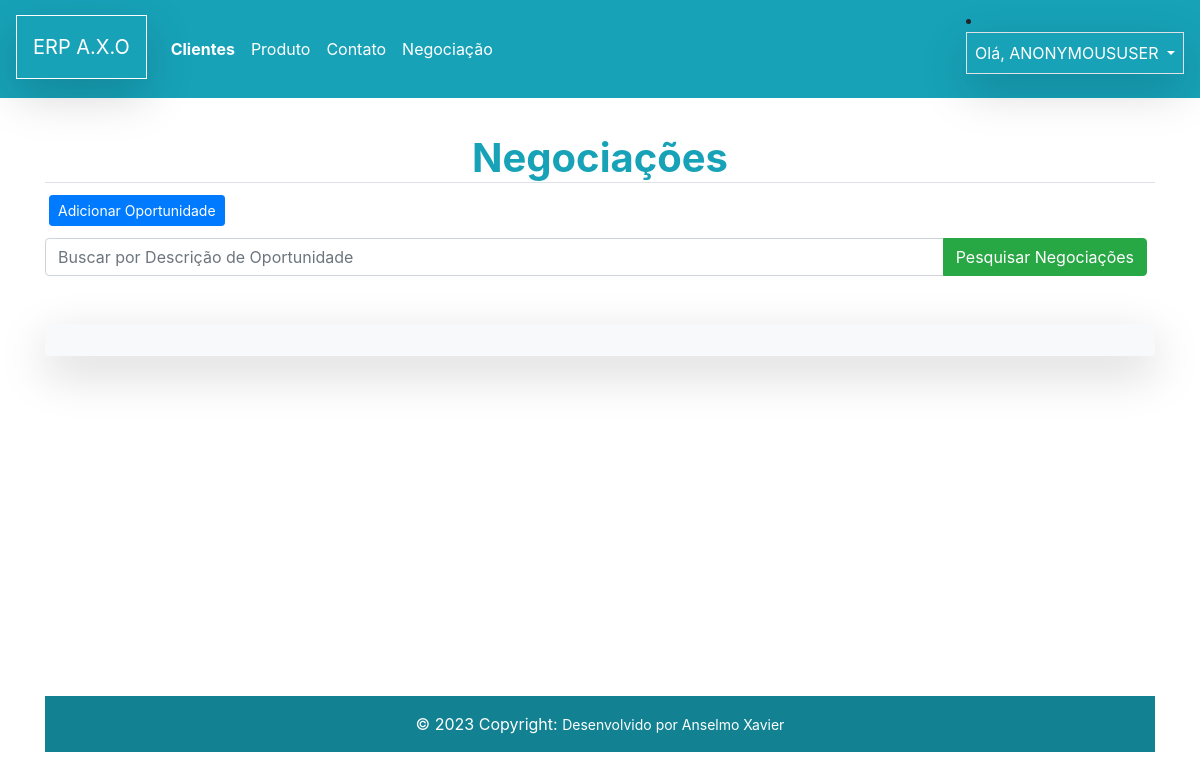
Before: /oportunidade/list/ with the older database file.
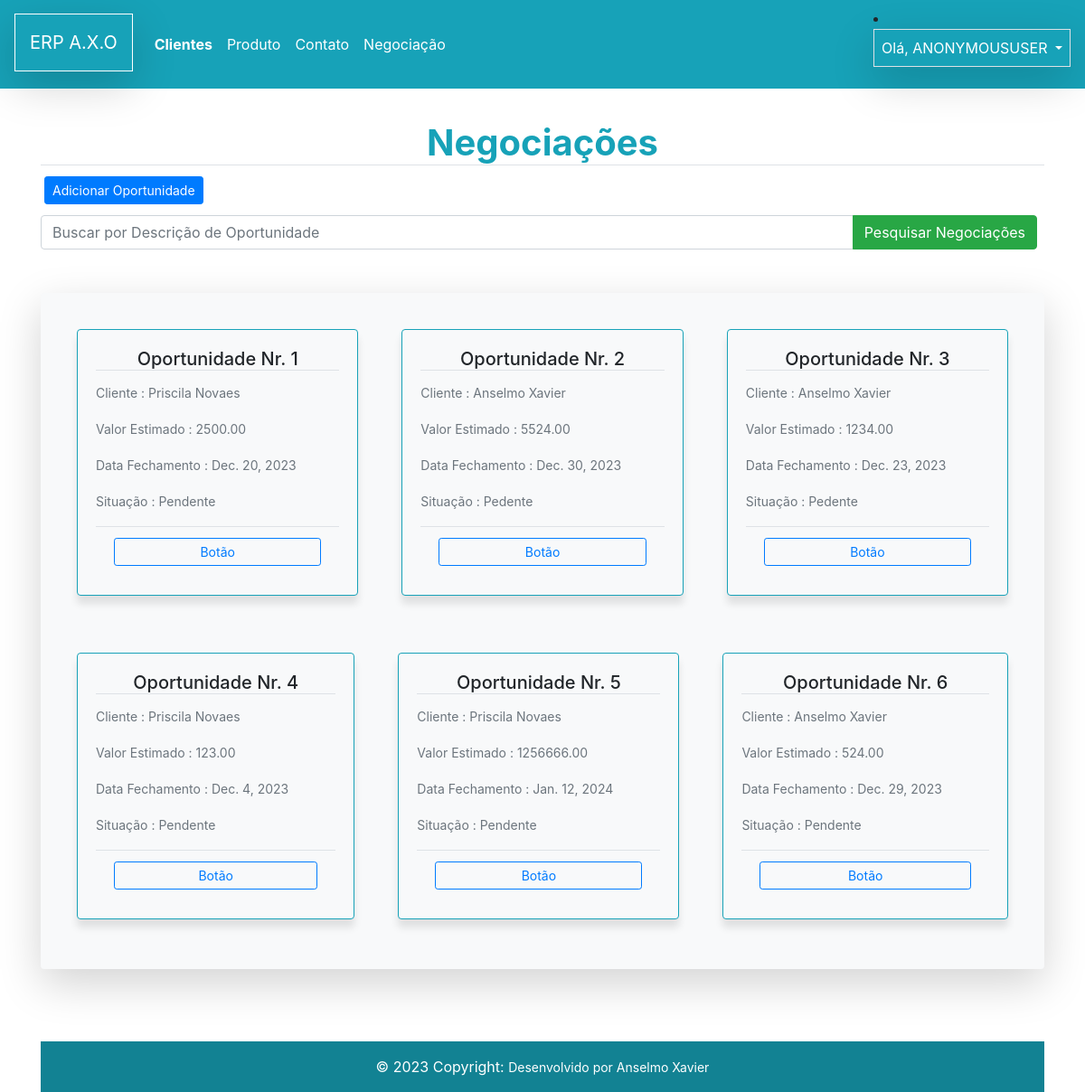
After: the same page with the newer database file.
### oportunidade/models.py (models this page shows)
class Oportunidade(models.Model):
    cliente = models.ForeignKey(Customer, on_delete=models.CASCADE)
    descricao = models.TextField()
    valor_estimado = models.DecimalField(max_digits=10, decimal_places=2, null=True, blank=True)
    data_fechamento = models.DateField(null=True, blank=True)
    status = models.CharField(max_length=50)
    def __str__(self):
        return f'{self.descricao}'
    class Meta:
        db_table = "Oportunidade"

### customer/models.py (models this page shows, shortened)
class Customer(models.Model):
    first_name = models.CharField( max_length=30)
    last_name = models.CharField( max_length=50)
    email = models.EmailField()
    bird_date = models.DateField()
    area_code = models.CharField(max_length=3)
    phone_number = models.CharField(max_length=9)
    country = models.CharField(max_length=30)
    state = models.CharField(max_length=30)
    city = models.CharField(max_length=30)
    create_date = models.DateTimeField(auto_now_add=True)
    update_date = models.DateTimeField(auto_now=True)
    active = models.BooleanField(default=True)
    def __str__(self):
        return f'{self.first_name} {self.last_name}'
    class Meta:
        db_table = "customer"

### oportunidade/views.py (the view)
# urls.py: path('list/', views.OportunidadeList.as_view(), name='oportunidade_list'),
class OportunidadeList(ListView):
    login_url = reverse_lazy('login')
    template_name = 'card_oportunidade.html'
    model = Oportunidade
    context_object_name = 'oportunidades'
    def get_queryset(self):
        queryset = super().get_queryset()
        termo_pesquisa = self.request.GET.get("pesquisa", None)
        if termo_pesquisa:
            queryset = queryset.filter(descricao__icontains=termo_pesquisa)
        print(queryset)
        return queryset

### oportunidade/templates/card_oportunidade.html (shortened to what this page needs)
{% extends "model-page.html" %}
{% load crispy_forms_tags %}
{% block content %}
<h1 class='text-center text-info border-bottom'><strong>Negociações</strong></h1>
<div class="d-grid gap-3 p-1 d-md-flex justify-content-md-start ">
<a href='{% url "oportunidade:oportunidade_create" %}'>
<button class="btn btn-primary btn-sm" type="button">Adicionar Oportunidade</button>
</a>
</div>
<form>
<div class="input-group mt-2">
<input type="text" name='pesquisa_name' class="form-control" placeholder="Buscar por Descrição de Oportunidade">
<div class="input-group-append mr-2">
  <button class="btn btn-success btn" type="submit">Pesquisar Negociações</button>
</div>
</div>
</form>
<div class="container mt-5 shadow-lg p-3 mb-8 bg-light  rounded">
  <div class="flex-container d-flex flex-wrap">
    {% for oportunidade in oportunidades %}
    <div class="flex-item p-4 flex-xl-fill bd-highlight">
      <div class="card card border-info card bg-light">
        <div class="card-body">
          <h5 class="card-title text-center border-bottom">Oportunidade Nr. {{ oportunidade.id }}</h5>
          <p class="card-text"><small class="text-muted ">Cliente : {{ oportunidade.cliente }}</small></p>
          <p class="card-text"><small class="text-muted">Valor Estimado : {{ oportunidade.valor_estimado }}</small></p>
          <p class="card-text"><small class="text-muted">Data Fechamento : {{ oportunidade.data_fechamento }}</small></p>
          <p class="card-text text-danger"><small class="text-muted">Situação : {{ oportunidade.status }}</small></p>
          <div class="card-footer bg-transparent border-top">
            <a href="#" class="btn btn-outline-primary btn-sm btn-block">Botão</a>
        </div>
        </div>
      </div>
    </div>
    {% endfor %}
  </div>
</div>
{% endblock  %}

### core/templates/model-page.html (shortened to what this page needs)
<!DOCTYPE html>
<html lang="en">
  <head>
    <link rel="stylesheet" href="https://cdn.jsdelivr.net/npm/bootstrap@4.6.2/dist/css/bootstrap.min.css">
    <link rel="stylesheet" href="https://cdnjs.cloudflare.com/ajax/libs/font-awesome/5.15.3/css/all.min.css" />
  </head>
  <body class='d-flex flex-column'>
    <header> {% include "model-header.html" %} </header>
    <main class="content" style= "margin-top:3%">
      <div class ="container">
  {% block content  %}{% endblock  %}
      </div>
    </main>
  {% include "model-footer.html" %}
  </body>
</html>

### core/templates/model-header.html (shortened to what this page needs)
<nav class="navbar navbar-expand-lg navbar-dark bg-info">
  <a class="navbar-brand shadow-lg p-3 mb-1 border border-white " href="#">ERP A.X.O </a>
  <div class="collapse navbar-collapse" id="navbarNavDropdown">
    <ul class="navbar-nav">
      <li class="nav-item active ">
        <a class="nav-link " href="{% url "customer:list" %}"><strong>Clientes</strong></a>
      </li>
      <li class="nav-item active">
        <a class="nav-link" href="{% url "lista_prod" %}">Produto <span class="sr-only">(current)</span></a>
      </li>
      <li class="nav-item active">
        <a class="nav-link" href="{% url "customer:contato_list" %}">Contato <span class="sr-only">(current)</span></a>
      </li>
      <li class="nav-item active">
        <a class="nav-link" href="{% url "oportunidade:oportunidade_list" %}">Negociação <span class="sr-only">(current)</span></a>
      </li>
    </ul>
  </div>
  <li class="nav-item dropdown">
    <a class="nav-link dropdown-toggle text-white  shadow-lg p-2 mb-3 border border-rounded" href="#" id="navbarDropdownMenuLink" data-toggle="dropdown" aria-haspopup="true" aria-expanded="false">
      Olá, {{ request.user|upper }}
    </a>
  </li>
</nav>

### core/templates/model-footer.html
<div class="container my-5">
<footer class="bg-info text-center text-lg-start text-white">
<div class="text-center p-3" style="background-color: rgba(0, 0, 0, 0.2)">
  © 2023 Copyright:
  <small class="text-white" >Desenvolvido por Anselmo Xavier </small>
</div>
</footer>
</div>

### oportunidade/templates/card_oportunidade.html (style rules this page uses)
.card { transition: transform 0.3s; box-shadow: 0 9px 8px rgba(0, 0, 0, 0.1); margin-bottom: 15px; }

### core/templates/model-page.html (style rules this page uses)
html,body { height:100%; }
main { flex: 1 0 auto; }
footer { flex-shrink:none; margin-top:2em; }

Changed rows visible on the page:
added Oportunidade: id "1", cliente "Priscila Novaes", valor_estimado "2500.00", data_fechamento "Dec. 20, 2023", status "Pendente"
added Oportunidade: id "2", cliente "Anselmo Xavier", valor_estimado "5524.00", data_fechamento "Dec. 30, 2023", status "Pedente"
added Oportunidade: id "3", cliente "Anselmo Xavier", valor_estimado "1234.00", data_fechamento "Dec. 23, 2023", status "Pedente"
added Oportunidade: id "4", cliente "Priscila Novaes", valor_estimado "123.00", data_fechamento "Dec. 4, 2023", status "Pendente"
added Oportunidade: id "5", cliente "Priscila Novaes", valor_estimado "1256666.00", data_fechamento "Jan. 12, 2024", status "Pendente"
added Oportunidade: id "6", cliente "Anselmo Xavier", valor_estimado "524.00", data_fechamento "Dec. 29, 2023", status "Pendente"
